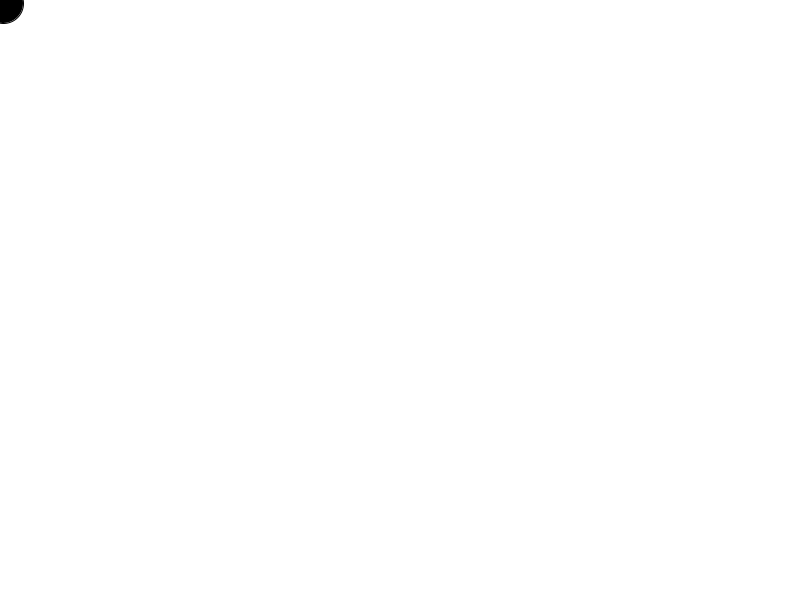
Frame 1 (no input)
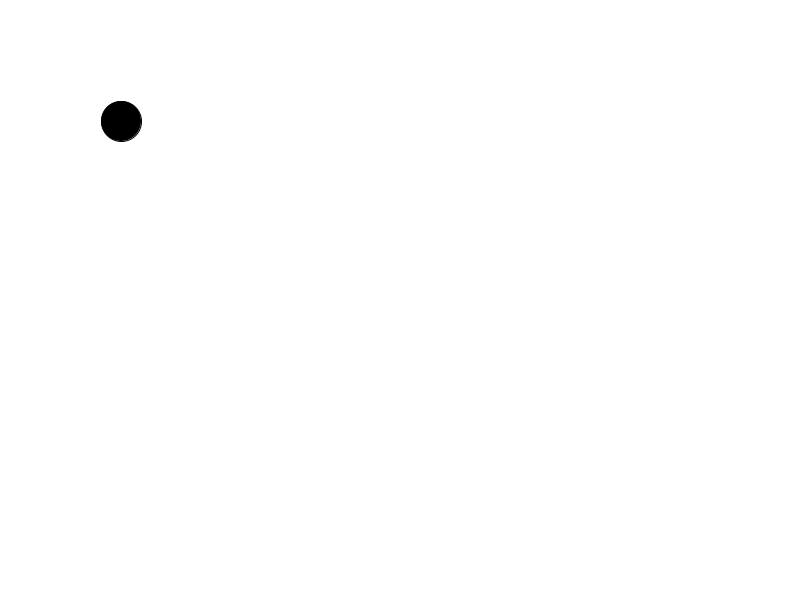
Frame 60 (the mouse pressed at the canvas centre just before this capture)
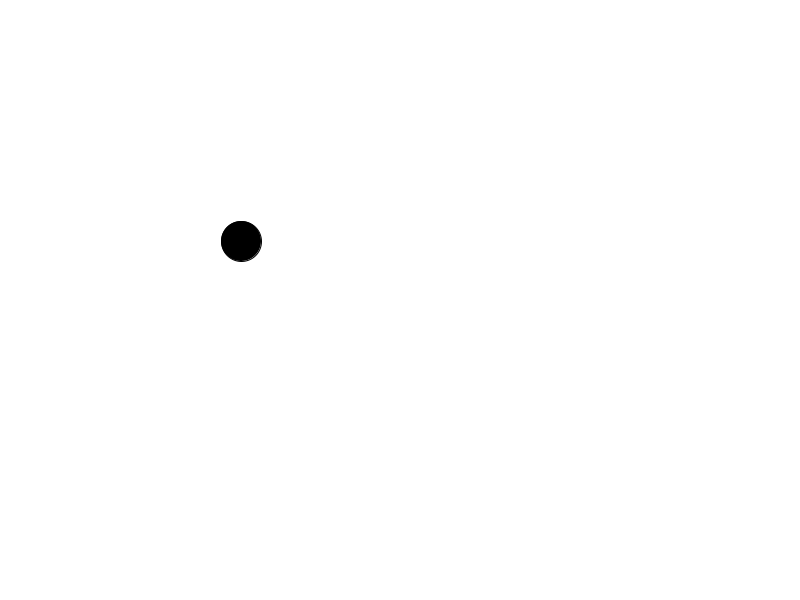
Frame 120 (the mouse held since frame 60 and released just before this capture)

The Processing sketch that drew these frames (run headless with seeded random() and noise(); from frame 60 on, the mouse is pressed at the canvas centre):

// Processing sketch: bouncingball_b
// ── bouncingball_b.pde
Ball b;

void setup() {
  size (800, 600);
  b = new Ball ();
}

void draw() {
  background(255);
  b.bounce();
  b.move();
  b.display();
}


class Ball {
  PVector location;
  PVector velocity;
  
  Ball() {
    location = new PVector(1,1);
    //x = 1; 
    //y = 1;
    velocity = new PVector(2,2);
    //xspeed = 2;
    //yspeed = 2;
  }
  
//addition doesn't work with PVectors
//location.add(velocity); || e.g. add(), sub(), mult()

  void move () {
  location.add(velocity); //same as x += xspeed
  }
  
  void bounce() {
    if (location.x < 0) {
      velocity.x = velocity.x * -1;
    }
    if (location.x > width) {
      velocity.x = velocity.x * -1;
    }
    if (location.y < 0) {
      velocity.y = velocity.y * -1;
    }
    if (location.y > height) {
      velocity.y = velocity.y * -1;
    }
  }
  // -1 acts as a constraint when limit is implemented

  void display () {
    fill(0);
    ellipse(location.x, location.y, 40, 40);
    println(location.x, location.y);
  }
}
